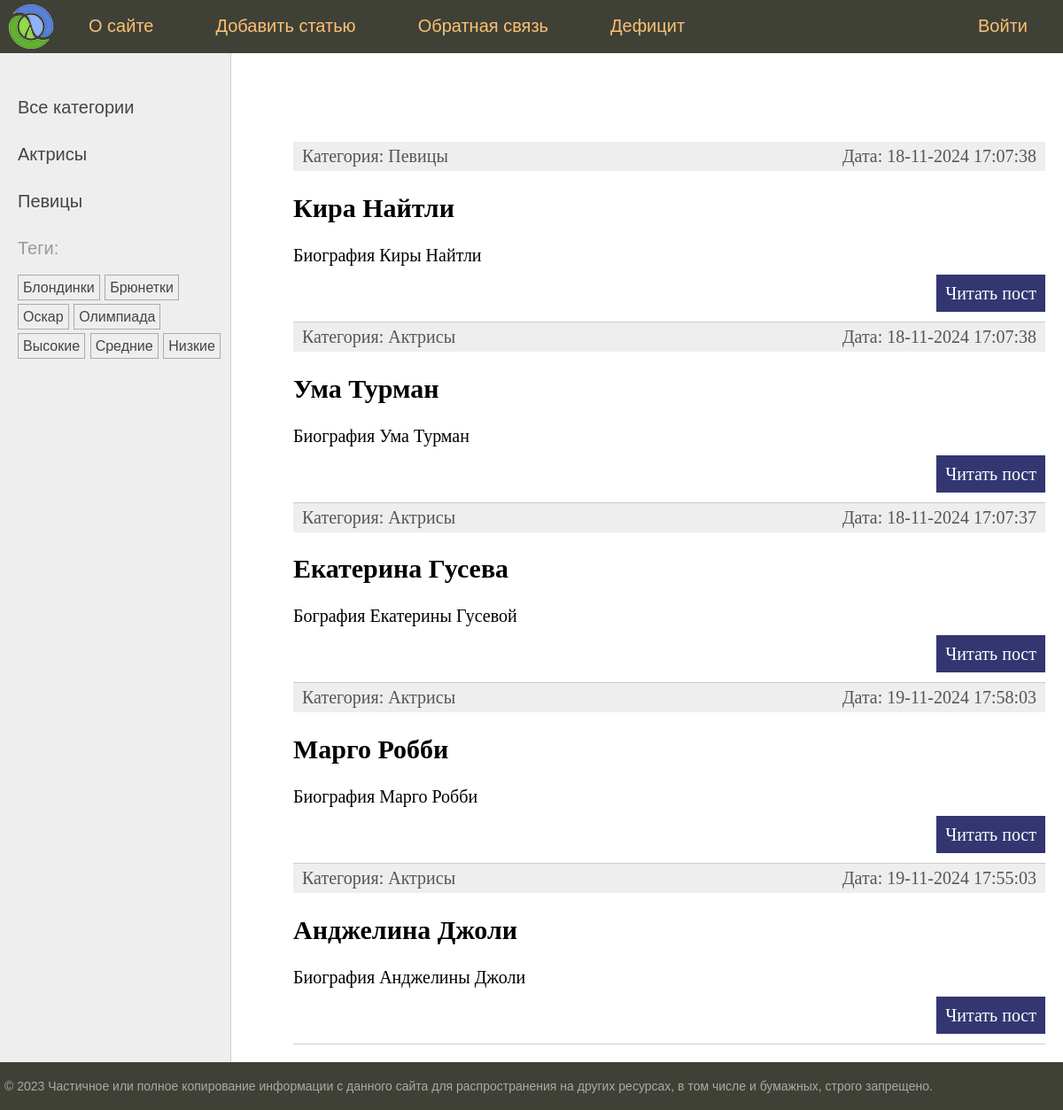
The app's page /, older data.
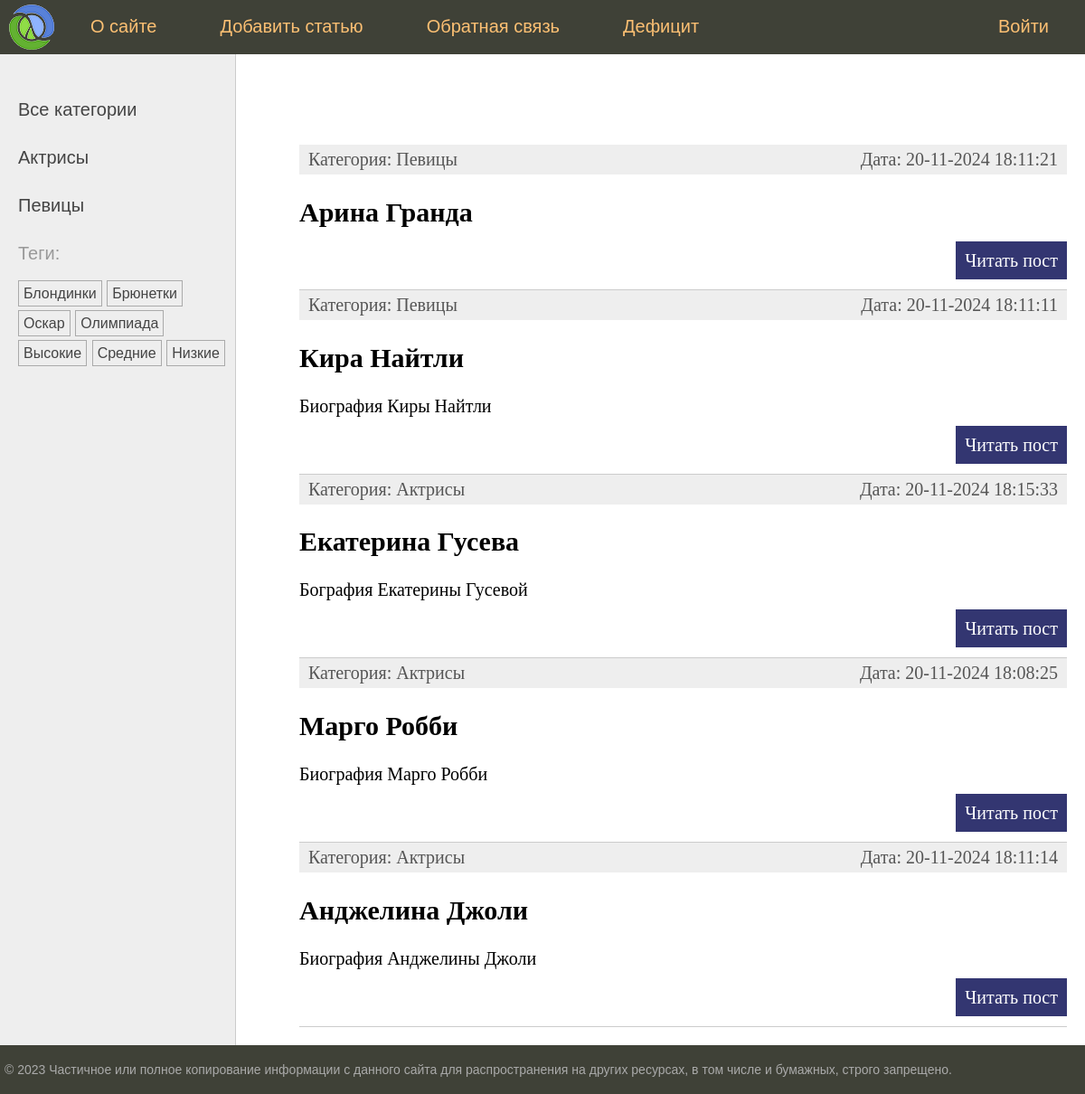
The same page, newer data.
### women/models.py (models this page shows, shortened)
class Category(models.Model):
    name = models.CharField(max_length=100, db_index=True, verbose_name="Название")
    slug = models.SlugField(max_length=255, unique=True, db_index=True)
    class Meta:
        verbose_name = "Категория"
        verbose_name_plural = "Категории"
    def get_absolute_url(self):
        return reverse('category', kwargs={'cat_slug': self.slug})

class TagPost(models.Model):
    tag = models.CharField(max_length=100, db_index=True)
    slug = models.SlugField(max_length=255, unique=True, db_index=True)
    def get_absolute_url(self):
        return reverse('tag', kwargs={'tag_slug': self.slug})

class Women(models.Model):
    class Status(models.IntegerChoices):
        DRAFT = 0, 'Черновик'
        PUBLISHED = 1, 'Опубликовано'
    title = models.CharField(max_length=255, verbose_name='Заголовок')
    slug = models.SlugField(max_length=255, unique=True, db_index=True, verbose_name='URL')
    photo = models.FileField(upload_to="post_docs/%Y/%m/%d", default=None, blank=True,
                             null=True, verbose_name="Файлы")
    content = models.TextField(blank=True, verbose_name='Текст статьи')
    time_create = models.DateTimeField(auto_now_add=True, verbose_name='Время создания')
    time_update = models.DateTimeField(auto_now=True)
    is_published = models.BooleanField(choices=tuple(map(lambda x: (bool(x[0]), x[1]), Status.choices)),
                                       default=Status.DRAFT, verbose_name='Статус')
    cat = models.ForeignKey('Category', on_delete=models.PROTECT, related_name='posts', verbose_name="Категория")
    tags = models.ManyToManyField('TagPost', blank=True, related_name='tags', verbose_name='Тэг')
    husband = models.OneToOneField('Husband', on_delete=models.SET_NULL, null=True, blank=True, related_name='women',
                                   verbose_name='Муж')
    objects = models.Manager()
    published = PublishedManager()
    class Meta:
        verbose_name = "Известные женщины"
        verbose_name_plural = "Известные женщины"
        ordering = ['-time_create']
        indexes = [
            models.Index(fields=['-time_create'])
        ]
    def get_absolute_url(self):
        return reverse('post', kwargs={'post_slug': self.slug})

### women/views.py (the view)
# urls.py: path('', views.index, name='home'),
def index(request):
    posts = Women.published.all()
    data = {'title': 'Главная страница',
            'menu': menu,
            'posts': posts,
            }
    return render(request, "women/index.html", context=data)

### women/models.py (called while the page is built)
    def get_queryset(self):
        return super().get_queryset().filter(is_published=Women.Status.PUBLISHED)

### women/templatetags/women_tags.py (called while the page is built)
@register.inclusion_tag('women/list_categories.html')
def show_categories(cat_selected=0):
    cats = Category.objects.all()
    return {'cats': cats, 'cat_selected': cat_selected}

@register.inclusion_tag('women/list_tags.html')
def show_all_tags():
    return {'tags': TagPost.objects.all()}

### women/templates/women/index.html (shortened to what this page needs)
{% extends 'base.html' %}
{% block content %}
<ul class="list-articles" xmlns="http://www.w3.org/1999/html">
	{% for p in posts %}
			<li><div class="article-panel">
	<p class="first">Категория: {{p.cat.name}}</p>
	<p class="last">Дата: {{p.time_update|date:"d-m-Y H:i:s"}}</p>
    </div>
				<h2>{{p.title}}</h2>
					{% autoescape off %}
					{{p.content|linebreaks|truncatewords:40}}
					{% endautoescape %}
			<p class="link-read-post"><a href="{{ p.get_absolute_url }}">Читать пост</a></p>
			</li>
	{% endfor %}
</ul>
{% endblock %}

### women/templates/women/list_categories.html
{% for cat in cats %}
{% if cat.id == cat_selected %}
<li class="selected">{{cat.name}}</li>
{% else %}
<li><a href="{{ cat.get_absolute_url }}">{{cat.name}}</a></li>
{% endif %}
{% endfor %}

### women/templates/women/list_tags.html
{% if tags %}
<p>Теги:</p>
<ul class="tags-list">
    {% for t in tags %}
    <li><a href="{{t.get_absolute_url}}">{{t.tag}}</a></li>
    {% endfor %}
</ul>
{% endif %}

Row changes from the older to the newer data that the page shows:
no longer on this page (row edited): Women: cat.name "Актрисы", time_update "18-11-2024 17:07:38", title "Ума Турман", content "Биография Ума Турман"
now on this page (row edited): Women: cat.name "Певицы", time_update "20-11-2024 18:11:21", title "Арина Гранда"
changed Women "Кира Найтли": time_update "18-11-2024 17:07:38" → "20-11-2024 18:11:11"
changed Women "Екатерина Гусева": time_update "18-11-2024 17:07:37" → "20-11-2024 18:15:33"
changed Women "Марго Робби": time_update "19-11-2024 17:58:03" → "20-11-2024 18:08:25"
changed Women "Анджелина Джоли": time_update "19-11-2024 17:55:03" → "20-11-2024 18:11:14"
